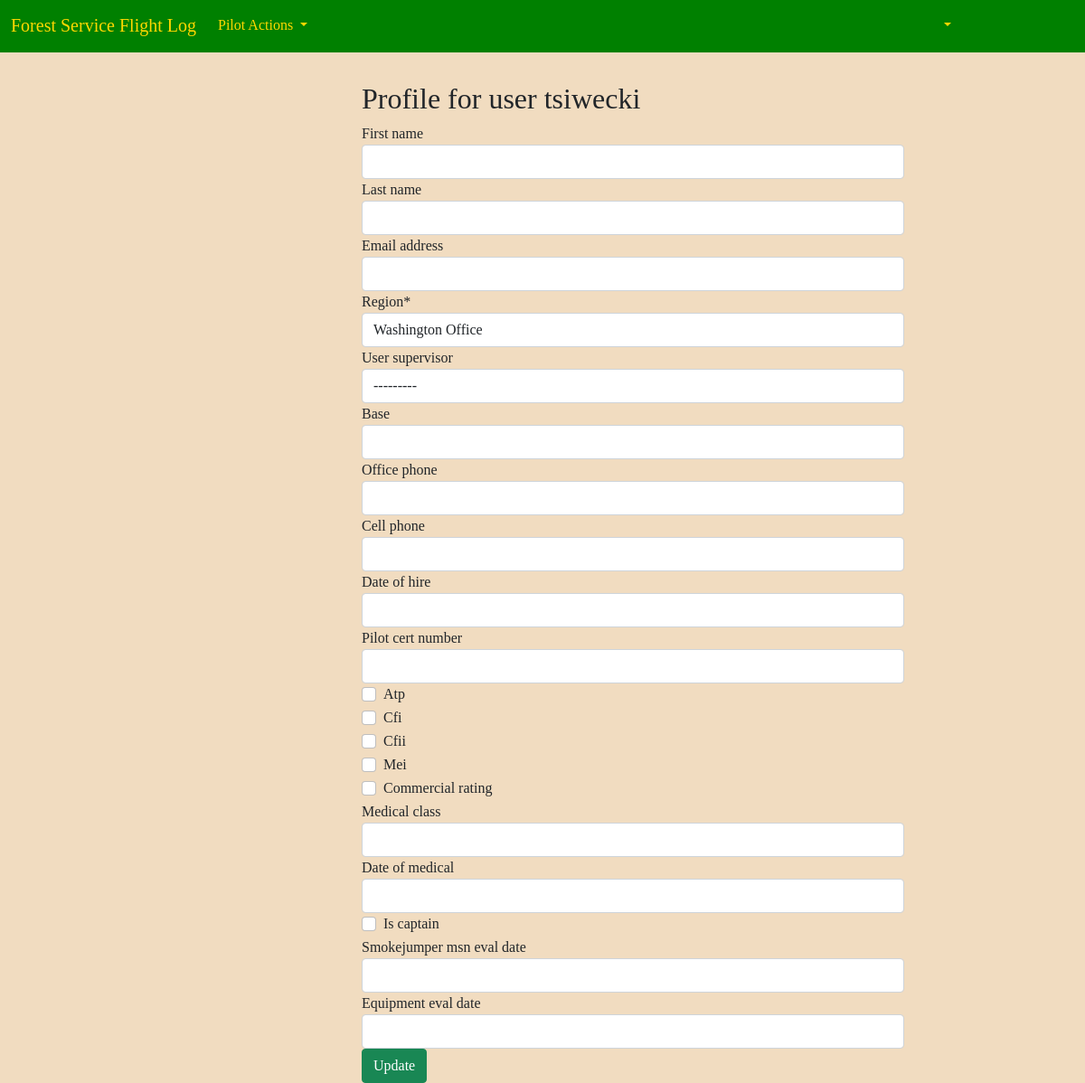
/accounts/1/update/ (signed in), run on an earlier commit of the app's database.
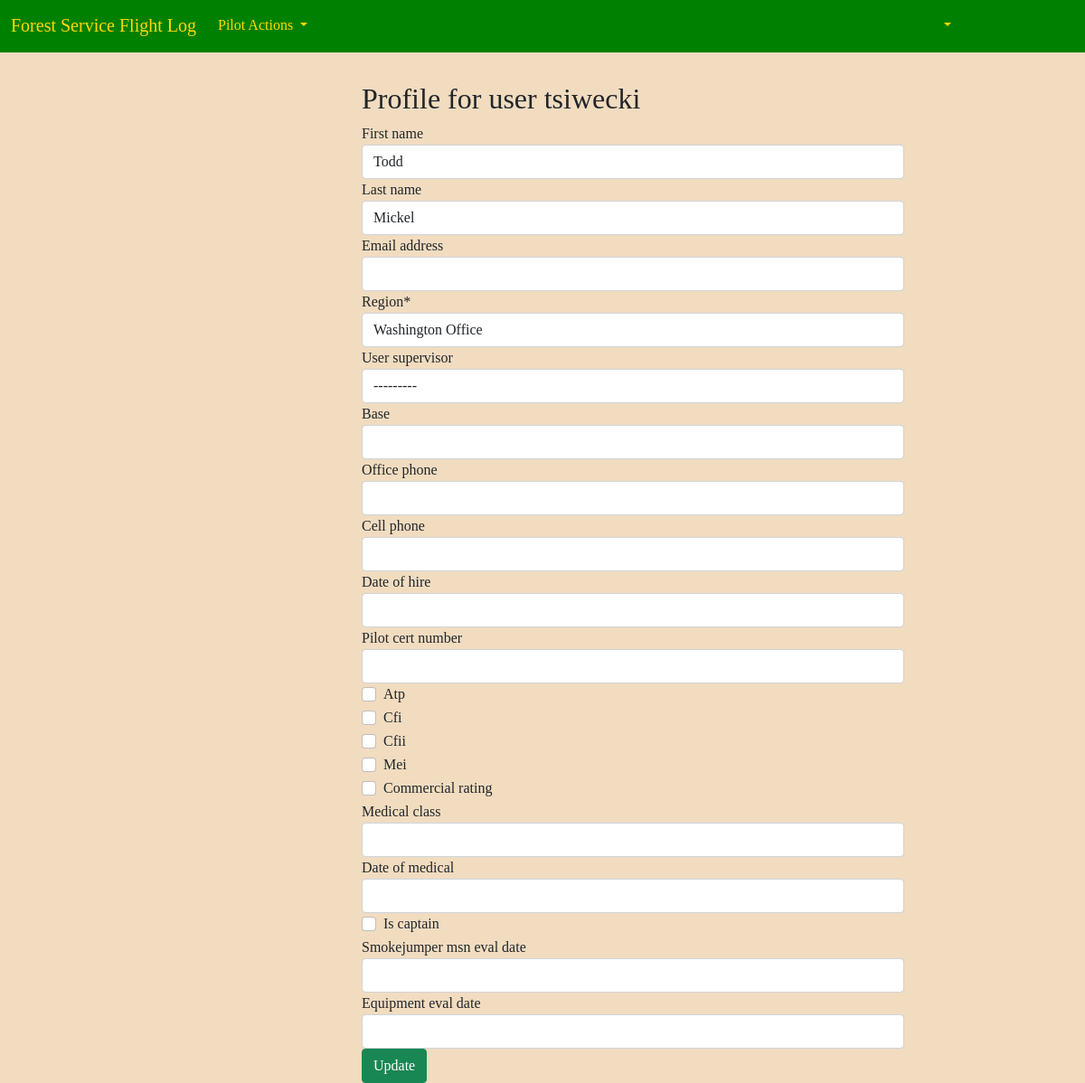
And on a later commit of the database.
### accounts/models.py (models this page shows, shortened)
class CustomUser(AbstractUser):
    REGION_CHOICES = [
        ('1', 'Northern'),
        ('2', 'Rocky Mountain'),
        ('3', 'Southwestern'),
        ('4', 'Intermountain'),
        ('5', 'Pacific Southwest'),
        ('6', 'Pacific Northwest'),
        ('8', 'Southern'),
        ('9', 'Eastern'),
        ('10', 'Alaska'),
        ('WO', 'Washington Office'),
    ]
    '''username = None
    email = models.EmailField(_('email address'), unique=True)'''
    region = models.CharField(
        max_length=4,
        choices=REGION_CHOICES,
        default='WO',
        null=False,
        blank=False
        )
    base = models.CharField(max_length=20, blank=True)
    office_phone = models.CharField(max_length=12, blank=True)
    cell_phone = models.CharField(max_length=12, blank=True)
    date_of_hire = models.DateField(null=True, blank=True)
    pilot_cert_number = models.CharField(max_length=20, blank=True)
    atp = models.BooleanField(default=False)
    cfi = models.BooleanField(default=False)
    cfii = models.BooleanField(default=False)
    mei = models.BooleanField(default=False)
    commercial_rating = models.BooleanField(default=False)
    medical_class = models.IntegerField(null=True, blank=True)
    date_of_medical = models.DateField(null=True, blank=True)
    user_supervisor = models.ForeignKey(
        'self',
        on_delete=models.PROTECT,
        limit_choices_to={'is_supervisor': True},
        blank=True,
        null=True
        )
    is_supervisor = models.BooleanField(default=False)
    is_captain = models.BooleanField(default=False)
    smokejumper_msn_eval_date = models.DateField(null=True, blank=True)
    equipment_eval_date = models.DateField(null=True, blank=True)
    order = ('username',)
    USERNAME_FIELD = 'username'
    REQUIRED_FIELDS = []

### accounts/views.py (the view, shortened to what this page needs)
# urls.py: path("<int:pk>/update/", ProfileView.as_view(), name="profile")
class ProfileView(LoginRequiredMixin, generic.edit.UpdateView):
    model = CustomUser
    form_class = ProfileForm
    success_url = reverse_lazy('home')
    template_name = 'profile.html'

### accounts/forms.py
class ProfileForm(forms.ModelForm):
    class Meta:
        model = CustomUser
        fields = [
            'first_name', 'last_name', 'email',
            'region', 'user_supervisor', 'base',
            'office_phone', 'cell_phone', 'date_of_hire',
            'pilot_cert_number', 'atp', 'cfi', 'cfii', 'mei',
            'commercial_rating', 'medical_class', 'date_of_medical',
            'is_captain', 'smokejumper_msn_eval_date', 'equipment_eval_date',
            ]

### templates/profile.html (shortened to what this page needs)
{% extends 'base.html' %}
{% load crispy_forms_tags %}
{% block content %}
    <div class="col-md-8 offset-md-4" style="max-width: 50%;">
        <h2>Profile for user {{ user.get_username }}</h2>
        <form method="POST">
            {{ form|crispy }}
            <button class="btn btn-success ml-2" type="submit">Update</button>
        </form>
    </div>
{% endblock content %}

What changed in the data, as far as the page shows it:
changed CustomUser "Washington Office": first_name (not shown) → "Todd"; last_name (not shown) → "Mickel"
